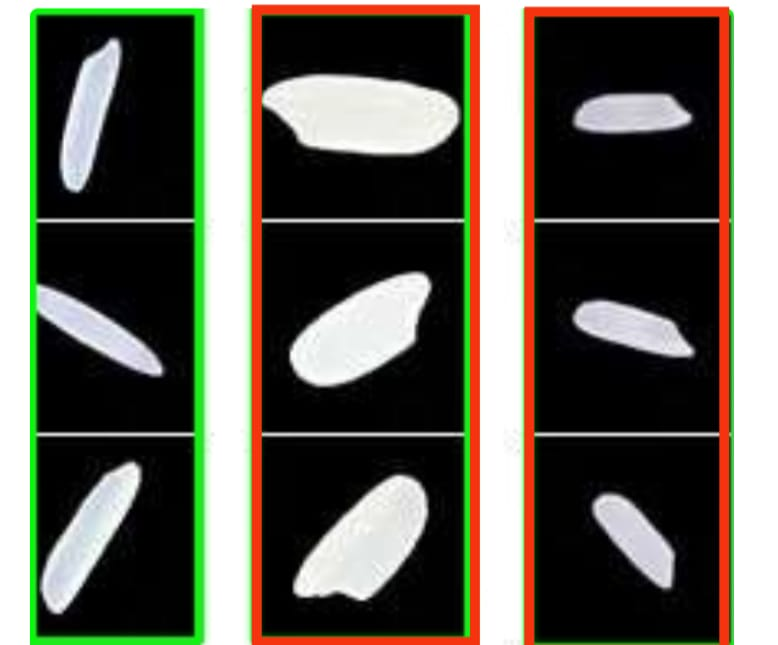
#> input picture WhatsApp Image 2025-07-10 at 10.26.37 PM.jpeg, 778 x 645 px
$ python -i rice_detector.py   (imports and definitions only)
#> lines starting #> are read from the running program, lines starting #| are printed output that depends on the picture; after the words box and inside, x2 and y2 are one past the last pixel; in counts of white or black regions, pixels touching at a corner belong together

import cv2
import numpy as np
import os

def detect_rice(image_path):
    img = cv2.imread(image_path)
#> img is the input picture: shape (645, 778, 3); mean B, G, R 87.4, 98.5, 100.7
    gray = cv2.cvtColor(img, cv2.COLOR_BGR2GRAY)
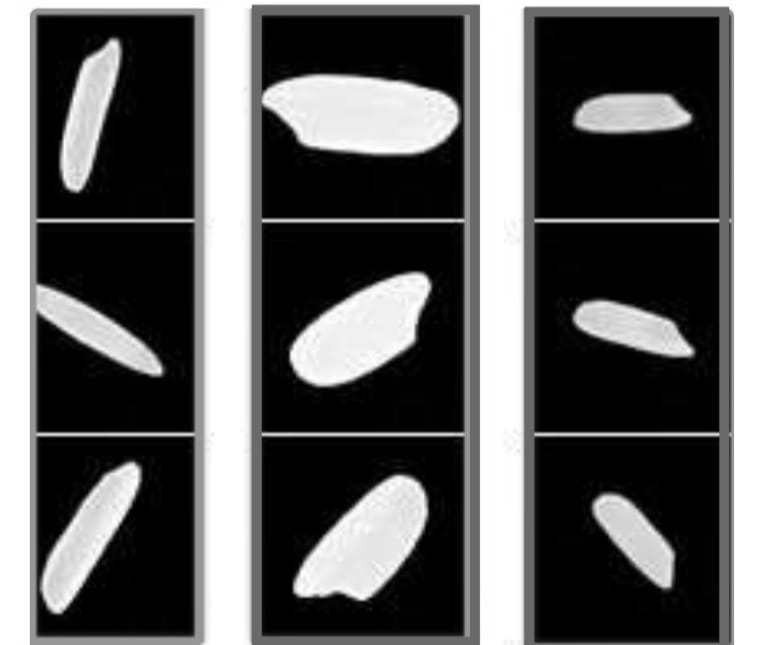
#> gray: shape (645, 778); min 0, max 255, mean 97.9

    # Contrast enhancement
    clahe = cv2.createCLAHE(clipLimit=3.0, tileGridSize=(8,8))
    enhanced = clahe.apply(gray)
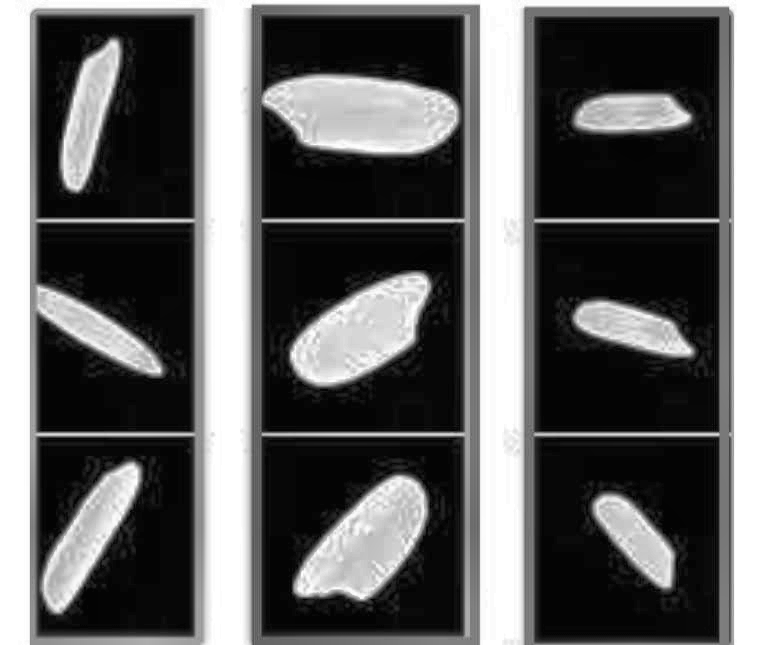
#> enhanced: shape (645, 778); min 3, max 255, mean 100.7

    # Adaptive thresholding
    thresh = cv2.adaptiveThreshold(enhanced, 255, cv2.ADAPTIVE_THRESH_GAUSSIAN_C,
                                   cv2.THRESH_BINARY_INV, 11, 2)
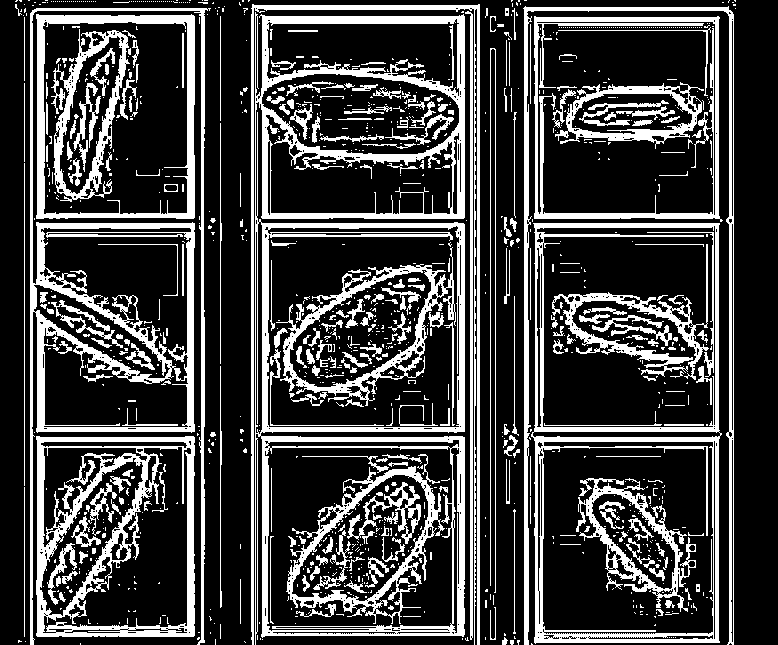
#> thresh: shape (645, 778); 25.3% white; 1197 white regions (932 under 20 px), largest, box (x1, y1, x2, y2) and area: (255, 12, 465, 645) 21934, (30, 8, 211, 645) 12981, (531, 223, 722, 644) 9899

    # Morphological cleaning
    kernel = np.ones((3,3), np.uint8)
    cleaned = cv2.morphologyEx(thresh, cv2.MORPH_OPEN, kernel, iterations=2)
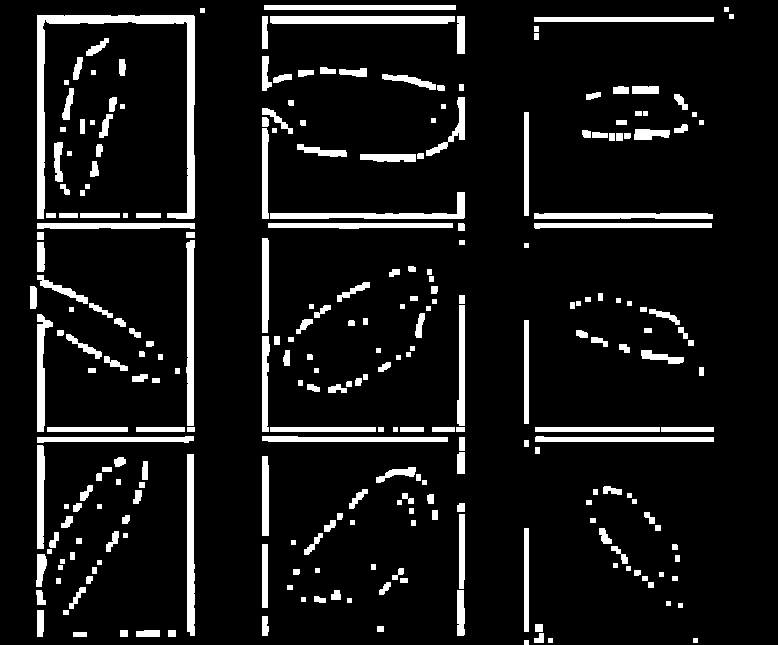
#> cleaned: shape (645, 778); 9.2% white; 268 white regions

    contours, _ = cv2.findContours(cleaned, cv2.RETR_EXTERNAL, cv2.CHAIN_APPROX_SIMPLE)
#> contours = 268 contours, 55 with area under 20; largest, box (x1, y1, x2, y2) and area: (37, 15, 195, 219) 3874, (270, 16, 455, 24) 1273, (187, 454, 195, 636) 1133, (186, 240, 195, 426) 1121, (270, 192, 465, 219) 1048

    broken = 0
    whole = 0

    for c in contours:
        area = cv2.contourArea(c)
        if area < 50:
            continue

        perimeter = cv2.arcLength(c, True)
        if perimeter == 0:
            continue

        circularity = 4 * np.pi * (area / (perimeter * perimeter))
        hull = cv2.convexHull(c)
        hull_area = cv2.contourArea(hull)
        solidity = float(area) / hull_area if hull_area > 0 else 0
        x, y, w, h = cv2.boundingRect(c)
        aspect_ratio = float(w) / h if h != 0 else 0

        # Improved broken detection condition
        is_broken = (
            area < 200 or
            (aspect_ratio < 0.25 or aspect_ratio > 4.5) or
            (circularity < 0.35 and area < 400) or
            solidity < 0.80
        )

        color = (0, 0, 255) if is_broken else (0, 255, 0)
        cv2.rectangle(img, (x, y), (x + w, y + h), color, 2)

        if is_broken:
            broken += 1
        else:
            whole += 1
#> this loop made 268 passes
#> (c, area, perimeter, circularity, hull, hull_area, solidity, x) on passes 5, 49, 57: ([[73, 632], [73, 636], [86, 636], [86, 632]], 52, 34, 0.565, [[86, 632], [86, 636], [73, 636], [73, 632]], 52, 1, 73), ([[262, 544], [262, 607], [267, 607], [267, 544]], 315, 136, 0.214, [[267, 544], [267, 607], [262, 607], [262, 544]], 315, 1, 262), ([[524, 528], [524, 631], [528, 631], [528, 528]], 412, 214, 0.113, [[528, 528], [528, 631], [524, 631], [524, 528]], 412, 1, 524)
#> (area, perimeter, circularity, hull_area, solidity, x, y, w) on pass 44: (217, 79.31, 0.433, 250, 0.868, 36, 554, 11)
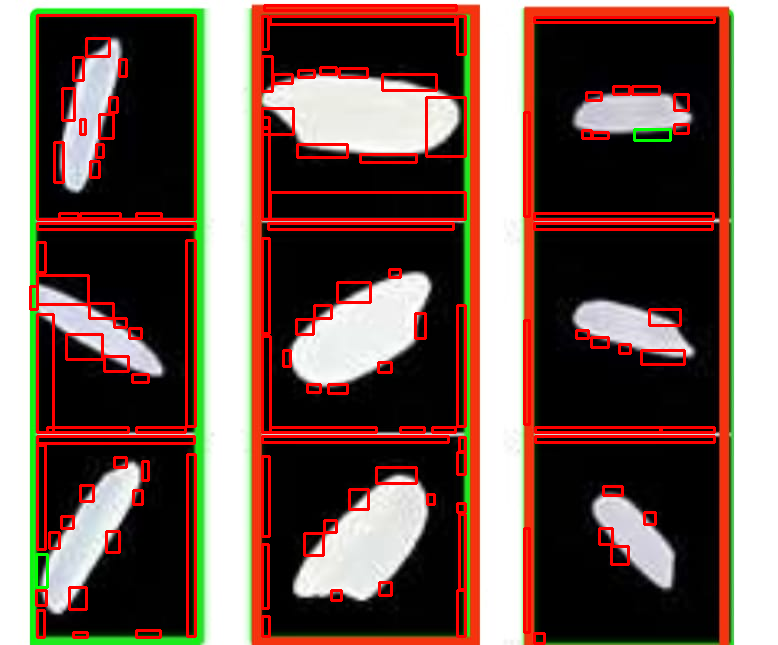
#> img: shape (645, 778, 3); 8.71% of pixels changed, all inside (x1, y1, x2, y2) = (29, 4, 716, 645)

    output_path = os.path.join('static/uploads', 'processed_' + os.path.basename(image_path))
    cv2.imwrite(output_path, img)
    return output_path, broken, whole

>>> result = detect_rice('WhatsApp Image 2025-07-10 at 10.26.37 PM.jpeg')

$ run again, on WhatsApp Image 2025-07-10 at 10.26.47 PM.jpeg
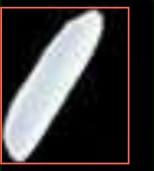
#> input picture WhatsApp Image 2025-07-10 at 10.26.47 PM.jpeg, 154 x 171 px
#> in detect_rice, img is the input picture: shape (171, 154, 3); mean B, G, R 61.4, 61.1, 64.5
#> in detect_rice, `thresh = cv2.adaptiveThreshold(enhanced, 255, cv2.ADAPTIVE_THRESH_GAUS..`:
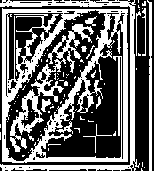
#> thresh: shape (171, 154); 41.2% white; 88 white regions (75 under 20 px), largest, box (x1, y1, x2, y2) and area: (2, 8, 128, 163) 5879, (0, 0, 140, 171) 2072, (10, 24, 94, 152) 1653
#> cleaned: shape (171, 154); 14.9% white; 43 white regions
#> contours = 43 contours, 8 with area under 20; largest, box (x1, y1, x2, y2) and area: (123, 49, 128, 162) 448, (130, 54, 135, 161) 424, (48, 157, 96, 162) 188, (2, 89, 17, 117) 175, (39, 21, 64, 49) 164
#> the loop in detect_rice, `for c in contours:` made 43 passes
#> (c, area, perimeter, circularity, hull, hull_area, solidity, x) on passes 1, 3, 6: ([[107, 165], [107, 169], [124, 169], [124, 165]], 68, 42, 0.484, [[124, 165], [124, 169], [107, 169], [107, 165]], 68, 1, 107), ([[47, 165], [47, 169], [79, 169], [79, 165]], 128, 72, 0.31, [[79, 165], [79, 169], [47, 169], [47, 165]], 128, 1, 47), ([[48, 157], [48, 161], [95, 161], [95, 157]], 188, 102, 0.227, [[95, 157], [95, 161], [48, 161], [48, 157]], 188, 1, 48)
#> after the loop in detect_rice, `for c in contours:`:
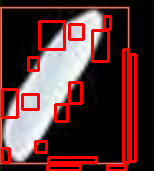
#> img: shape (171, 154, 3); 14.91% of pixels changed, all inside (x1, y1, x2, y2) = (1, 15, 137, 171)
#> after the loop in detect_rice, `for c in contours:`: broken = 16; whole = 0
